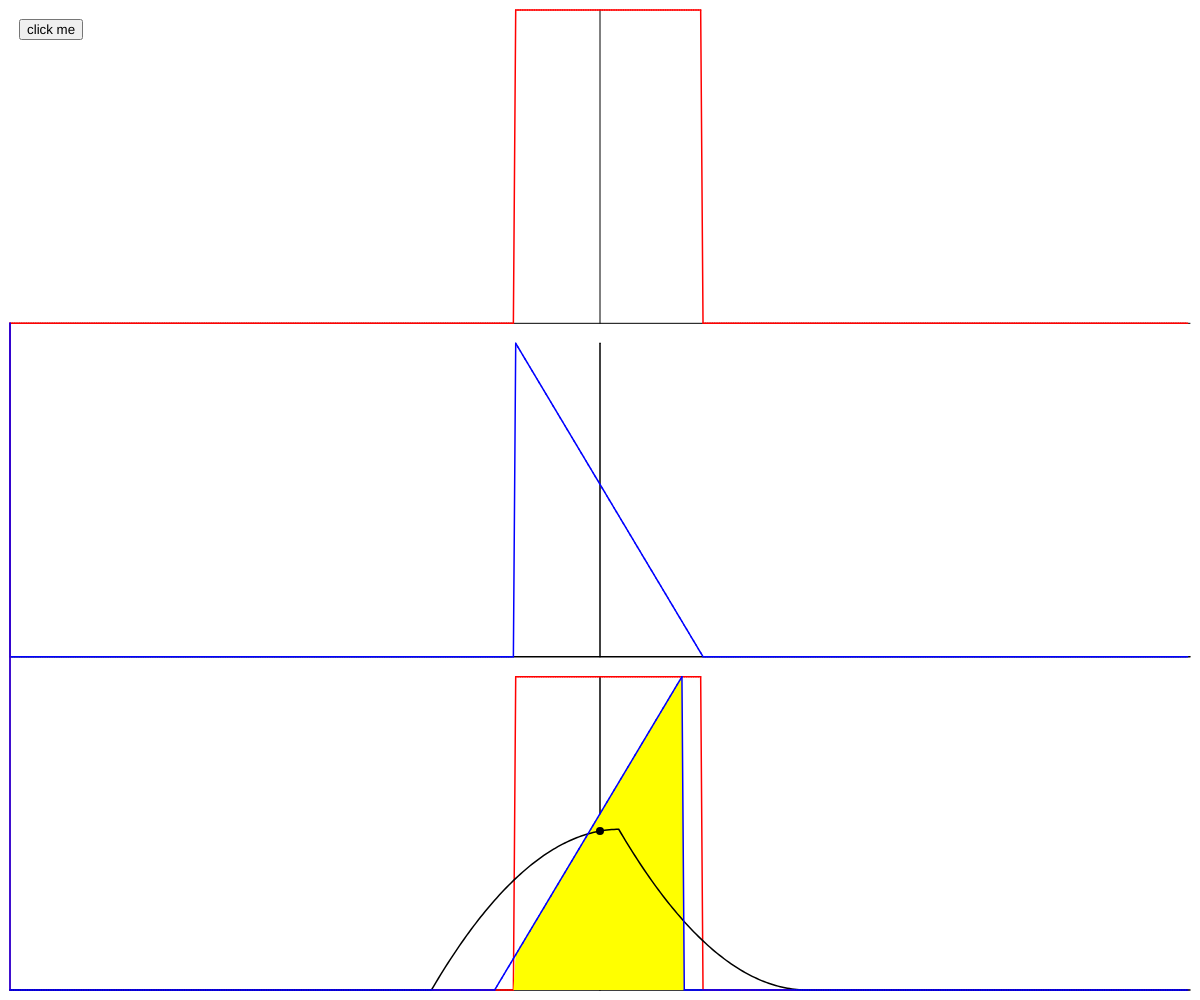
Frame 1 (no input)
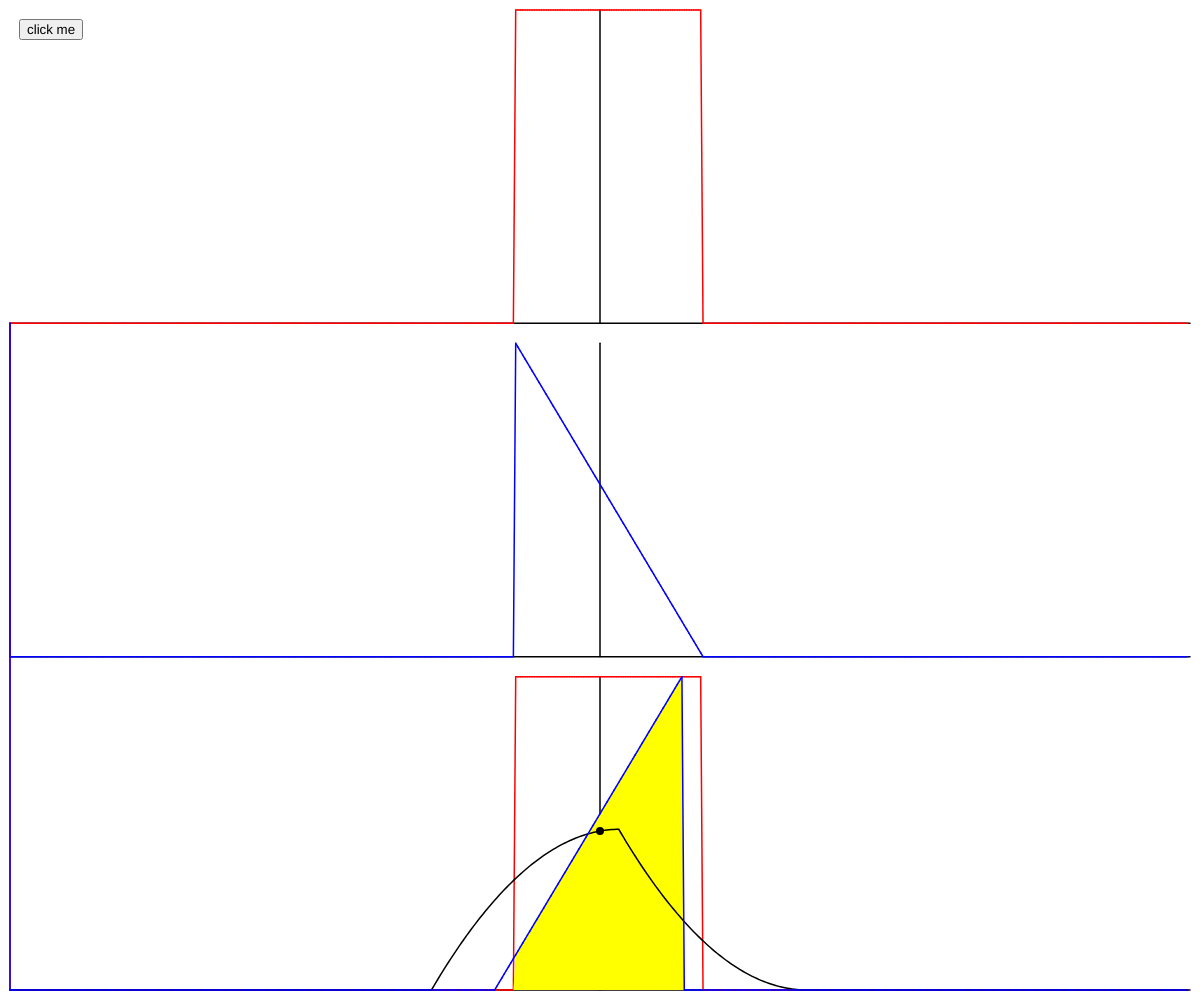
Frame 60 (no input)
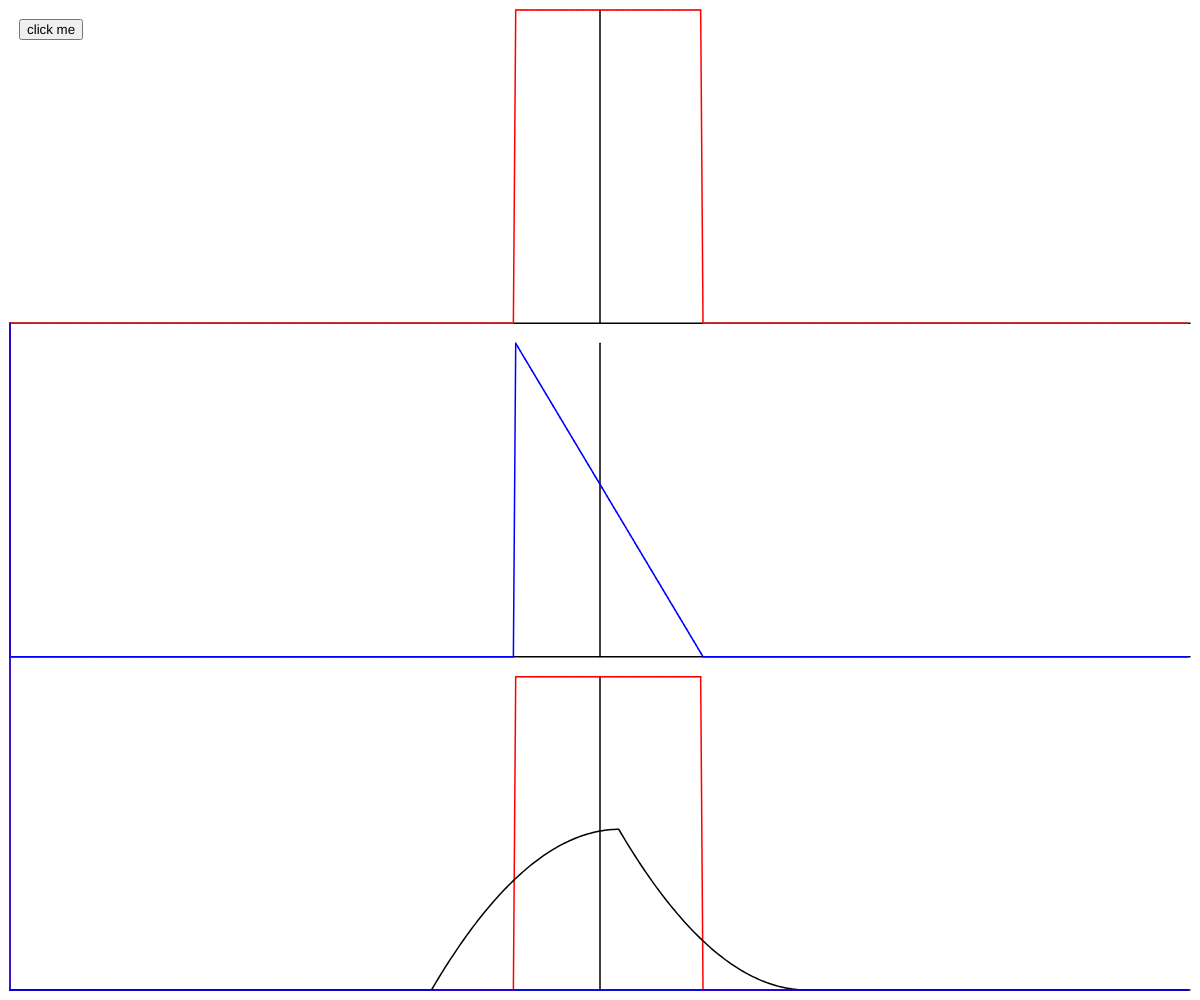
Frame 120 (the mouse pressed at the canvas centre since frame 60)

The p5.js sketch that drew these frames (run headless with seeded random() and noise() and a simulated clock; from frame 60 on, the mouse is pressed at the canvas centre):

// p5.js sketch
// ── sketch.js
const graphPosition1 = 0;
let graphPosition2 = 0;
let graphPosition3 = 0;
const margin = 10;

let slider;
let sliderValue = 0;
let button;

let reversed = false;

let fx = [0,0,0,0,0,0,0,0,0,0,0,0,0,0,0,0,0,0,0,0,0,0,0,0,0,0,0,0,0,0,0,0,0,0,0,0,0,0,0,0,0,0,0,0,0,0,0,0,0,0,0,0,0,0,0,0,0,0,0,0,0,0,0,0,0,0,0,0,0,0,0,0,0,0,0,0,0,0,0,0,0,0,0,0,0,0,0,0,0,0,0,0,0,0,0,0,0,0,0,0,0,0,0,0,0,0,0,0,0,0,0,0,0,0,0,0,0,0,0,0,0,0,0,0,0,0,0,0,0,0,0,0,0,0,0,0,0,0,0,0,0,0,0,0,0,0,0,0,0,0,0,0,0,0,0,0,0,0,0,0,0,0,0,0,0,0,0,0,0,0,0,0,0,0,0,0,0,0,0,0,0,0,0,0,0,0,0,0,0,0,0,0,0,0,0,0,0,0,0,0,0,0,0,0,0,0,0,0,0,0,0,0,0,0,0,0,
  1,1,1,1,1,1,1,1,1,1,1,1,1,1,1,1,1,1,1,1,1,1,1,1,1,1,1,1,1,1,1,1,1,1,1,1,1,1,1,1,1,1,1,1,1,1,1,1,1,1,1,1,1,1,1,1,1,1,1,1,1,1,1,1,1,1,1,1,1,1,1,1,1,1,1,1,1,1,1,1,
  0,0,0,0,0,0,0,0,0,0,0,0,0,0,0,0,0,0,0,0,0,0,0,0,0,0,0,0,0,0,0,0,0,0,0,0,0,0,0,0,0,0,0,0,0,0,0,0,0,0,0,0,0,0,0,0,0,0,0,0,0,0,0,0,0,0,0,0,0,0,0,0,0,0,0,0,0,0,0,0,0,0,0,0,0,0,0,0,0,0,0,0,0,0,0,0,0,0,0,0,0,0,0,0,0,0,0,0,0,0,0,0,0,0,0,0,0,0,0,0,0,0,0,0,0,0,0,0,0,0,0,0,0,0,0,0,0,0,0,0,0,0,0,0,0,0,0,0,0,0,0,0,0,0,0,0,0,0,0,0,0,0,0,0,0,0,0,0,0,0,0,0,0,0,0,0,0,0,0,0,0,0,0,0,0,0,0,0,0,0,0,0,0,0,0,0,0,0,0,0,0,0,0,0,0,0,0,0];
let gx = [0,0,0,0,0,0,0,0,0,0,0,0,0,0,0,0,0,0,0,0,0,0,0,0,0,0,0,0,0,0,0,0,0,0,0,0,0,0,0,0,0,0,0,0,0,0,0,0,0,0,0,0,0,0,0,0,0,0,0,0,0,0,0,0,0,0,0,0,0,0,0,0,0,0,0,0,0,0,0,0,0,0,0,0,0,0,0,0,0,0,0,0,0,0,0,0,0,0,0,0,0,0,0,0,0,0,0,0,0,0,0,0,0,0,0,0,0,0,0,0,0,0,0,0,0,0,0,0,0,0,0,0,0,0,0,0,0,0,0,0,0,0,0,0,0,0,0,0,0,0,0,0,0,0,0,0,0,0,0,0,0,0,0,0,0,0,0,0,0,0,0,0,0,0,0,0,0,0,0,0,0,0,0,0,0,0,0,0,0,0,0,0,0,0,0,0,0,0,0,0,0,0,0,0,0,0,0,0,0,0,0,0,0,0,0,0,
  1,0.9875,0.975,0.9625,0.95,0.9375,0.925,0.9125,0.9,0.8875,0.875,0.8625,0.85,0.8375,0.825,0.8125,0.8,0.7875,0.775,0.7625,0.75,0.7375,0.725,0.7125,0.7,0.6875,0.675,0.6625,0.65,0.6375,0.625,0.6125,0.6,0.5875,0.575,0.5625,0.55,0.5375,0.525,0.5125,0.5,0.4875,0.475,0.4625,0.45,0.4375,0.425,0.4125,0.4,0.3875,0.375,0.3625,0.35,0.3375,0.325,0.3125,0.3,0.2875,0.275,0.2625,0.25,0.2375,0.225,0.2125,0.2,0.1875,0.175,0.1625,0.15,0.1375,0.125,0.1125,0.1,0.0875,0.075,0.0625,0.05,0.0375,0.025,0.0125,
  0,0,0,0,0,0,0,0,0,0,0,0,0,0,0,0,0,0,0,0,0,0,0,0,0,0,0,0,0,0,0,0,0,0,0,0,0,0,0,0,0,0,0,0,0,0,0,0,0,0,0,0,0,0,0,0,0,0,0,0,0,0,0,0,0,0,0,0,0,0,0,0,0,0,0,0,0,0,0,0,0,0,0,0,0,0,0,0,0,0,0,0,0,0,0,0,0,0,0,0,0,0,0,0,0,0,0,0,0,0,0,0,0,0,0,0,0,0,0,0,0,0,0,0,0,0,0,0,0,0,0,0,0,0,0,0,0,0,0,0,0,0,0,0,0,0,0,0,0,0,0,0,0,0,0,0,0,0,0,0,0,0,0,0,0,0,0,0,0,0,0,0,0,0,0,0,0,0,0,0,0,0,0,0,0,0,0,0,0,0,0,0,0,0,0,0,0,0,0,0,0,0,0,0,0,0,0,0];

function setup() {
  // put setup code here
  createCanvas(windowWidth, windowHeight);
  background(0);

  graphPosition2 = windowHeight/3;
  graphPosition3 = windowHeight/3*2;

  // slider = createSlider(-fx.length/2, fx.length/2, 0, 1);
  // slider.position(10, 10);
  // slider.style('width', '150px');

  button = createButton('click me');
  button.position(19, 19);
  button.mousePressed(loopThroughConvolution);
}

function draw() {
  background(255);
  const sampleWidth = (windowWidth - 2 * margin) / fx.length;
  // sliderValue = slider.value();
  // put drawing code here

  // f(x)
  drawGraph(graphPosition1, windowHeight, windowWidth);
  drawSignal(fx, graphPosition1, windowHeight, windowWidth, {r: 255, g: 0, b: 0});

  if(reversed) gx = gx.reverse();
  // g(x)

  drawGraph(graphPosition2, windowHeight, windowWidth);
  drawSignal(gx, graphPosition2, windowHeight, windowWidth, {r: 0, g: 0, b: 255});

  gx = gx.reverse();
  reversed = true;
  // f*g
  drawGraph(graphPosition3, windowHeight, windowWidth);

  let newDat = offsetData(gx, sliderValue);

  // f(tao)
  drawSignal(fx, graphPosition3, windowHeight, windowWidth, {r: 255, g: 0, b: 0});

  // overlapped area
  let overlappedData = findOverlap(fx, newDat);
  drawOverlap(overlappedData, graphPosition3, windowHeight, windowWidth, {r: 255, g: 255, b: 0});

  // convolution line
  let convolutionLine = [];
  stroke(0);
  noFill();
  beginShape();
  for(let i = -fx.length/2; i < fx.length/2; i++) {
    let newDat = offsetData(gx, i);
    let od = findOverlap(fx, newDat);
    convolutionLine.push(calculateArea(od));
    vertex(i * sampleWidth + windowWidth/2, windowHeight - margin - calculateArea(od) * windowHeight*2);
  }
  endShape();

  // g(t - tao)
  drawSignal(newDat, graphPosition3, windowHeight, windowWidth, {r: 0, g: 0, b: 255});

  fill(0);
  noStroke();
  let area = convolutionLine[parseInt(sliderValue + fx.length / 2, 10)];
  ellipse(sliderValue * sampleWidth + windowWidth / 2, windowHeight - margin - area * windowHeight * 2, 8, 8);

  if(mouseIsPressed) {
    let dx = mouseX - pmouseX;

    sliderValue += dx * 0.5;
  }
}

function loopThroughConvolution () {
  sliderValue = -fx.length/2;
  let t = setInterval(function () {
    sliderValue += 2;

    if(sliderValue >= fx.length/2) clearInterval(t);
  }, 33);
}

function drawGraph(yOrigin, windowHeight, windowWidth) {
  // Line color
  stroke(0);
  // Horizontal axis line
  line(windowWidth/2, yOrigin+margin, windowWidth/2, yOrigin+windowHeight/3-margin);

  // Vertical axis line
  line(margin, yOrigin+windowHeight/3-margin, windowWidth-margin, yOrigin+windowHeight/3-margin);
}

function drawSignal(data, yOrigin, windowHeight, windowWidth, color) {
  const dataLength = data.length;
  const sampleWidth = (windowWidth - 2 * margin) / dataLength;

  let lastx = margin;
  let lasty = windowHeight/3 - margin;

  strokeWeight(1.5);
  stroke(color.r, color.g, color.b);

  for(let i = 0; i < dataLength; i++) {
    let x = margin + sampleWidth * i;
    let y = yOrigin + windowHeight / 3 - margin - (data[i] * (windowHeight / 3 - 2 * margin));

    line(lastx, lasty, x, y);

    lastx = x;
    lasty = y;
  }
}

function drawOverlap(data, yOrigin, windowHeight, windowWidth, color) {
  const dataLength = data.length;
  const sampleWidth = (windowWidth - 2 * margin) / dataLength;

  let lastx = margin;
  let lasty = windowHeight/3 - margin;

  noStroke();
  fill(color.r, color.g, color.b);
  beginShape();

  for(let i = 0; i < dataLength; i++) {
    let x = margin + sampleWidth * i;
    let y = yOrigin + windowHeight / 3 - margin - (data[i] * (windowHeight / 3 - 2 * margin));


    vertex(x, y);

    lastx = x;
    lasty = y;
  }

  endShape(CLOSE);
}

function offsetData (data, offset) {
  let length = data.length;
  let zeros = Array.apply(null, Array(length)).map(Number.prototype.valueOf,0);
  let newData = [...zeros, ...data, ...zeros];
  // console.log(newData);

  let returnData = [];
  for(let i = 0; i < length; i++) {
    // console.log(newData[i+offset])
    returnData.push(newData[parseInt(i-offset+length, 10)]);
  }

  // console.log(returnData)

  return returnData;
}

function findOverlap(f, g) {
  if(f.length !== g.length) return null;

  let returnData = [];

  for(let i = 0; i < f.length; i++) {
    let fv = f[i];
    let gv = g[i];

    if(fv > gv) {
      returnData.push(gv);
    } else {
      returnData.push(fv);
    }
  }

  return returnData;
}

function calculateArea(data) {
  let area = 0;
  for(let i = 0; i < data.length; i++) {
    area += data[i];
  }

  area /= data.length;

  return area;
}
